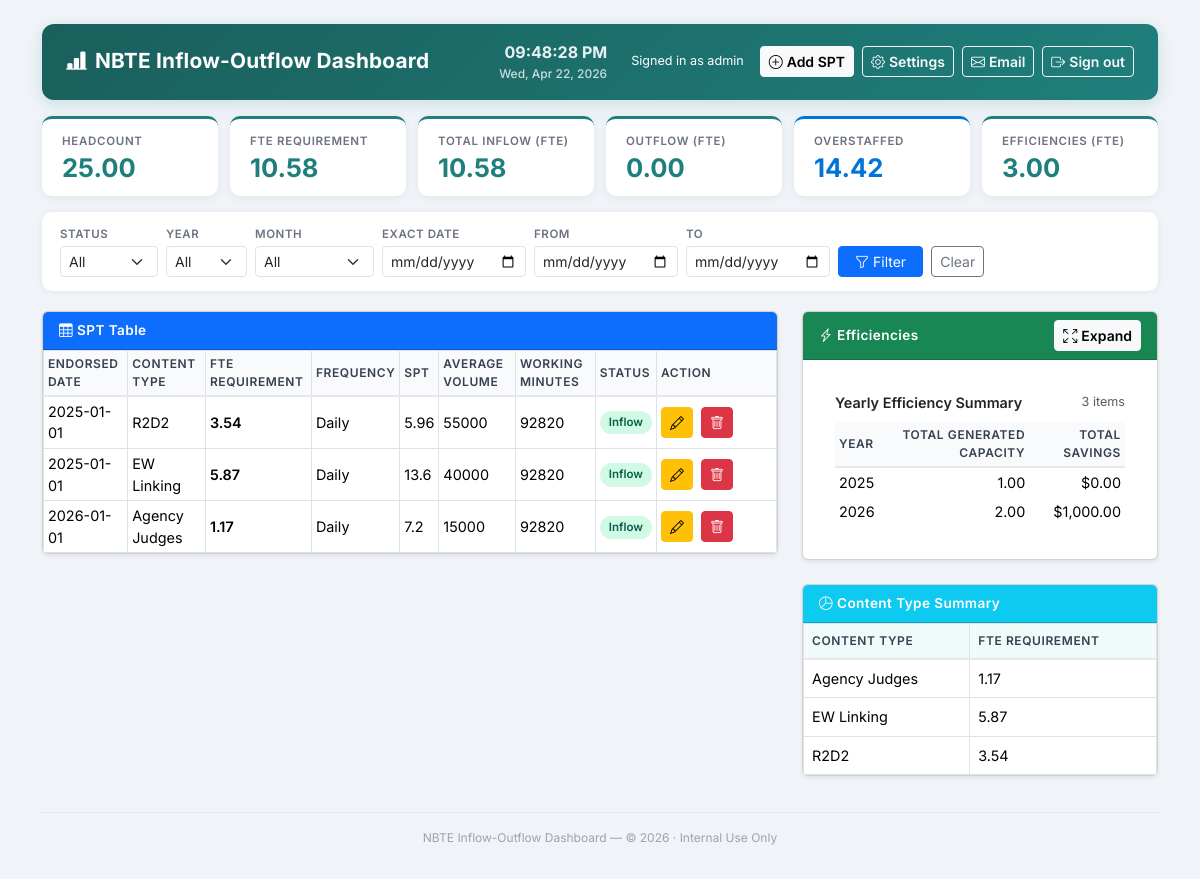
/ (signed in), run on the app's committed database.
### tables this page shows
CREATE TABLE spt (
                id INTEGER PRIMARY KEY AUTOINCREMENT,
                year_endorsed TEXT,
                content_type TEXT,
                fte_requirement TEXT,
                remaining_fte_capacity TEXT,
                frequency TEXT,
                spt TEXT,
                average_volume TEXT,
                working_minutes TEXT,
                status TEXT
            );

CREATE TABLE efficiencies (
                id INTEGER PRIMARY KEY AUTOINCREMENT,
                project_title TEXT,
                generated_capacity TEXT,
                project_type TEXT,
                status TEXT,
                year TEXT
            , project_owner TEXT, description TEXT, planned_deployment TEXT, savings TEXT, team TEXT, project_lead TEXT, domestic_reph TEXT, gptrac TEXT, remarks TEXT, content_process TEXT);

### routes.py (the view)
@main_bp.route('/', methods=['GET'])
@login_required
def dashboard():
    filters = {}
    status = request.args.get('status')
    year = request.args.get('year')
    month = request.args.get('month')
    exact_date = request.args.get('exact_date')
    eff_expanded = request.args.get('eff_expanded') == '1'
    from_date = request.args.get('from_date')
    to_date = request.args.get('to_date')
    if status:
        filters['status'] = status
    if year:
        filters['year'] = year
    if month:
        filters['month'] = month
    if exact_date:
        filters['exact_date'] = exact_date
    if from_date and to_date:
        filters['from_date'] = from_date
        filters['to_date'] = to_date
    spt_rows = db.get_spt(filters)
    spt_rows = recalculate_fte_for_rows(spt_rows)
    eff_rows = db.get_efficiencies(filters=filters)
    eff_rows_all = db.get_efficiencies()
    filtered_eff_ids = [row[0] for row in eff_rows]
    efficiency_summary_by_year = {}
    for row in eff_rows_all:
        year_value = row[5] if len(row) > 5 and row[5] else None
        if not year_value:
            continue
        generated_capacity = 0.0
        savings = 0.0
        try:
            generated_capacity = float(str(row[2]).replace(',', '').replace('$', '').strip()) if row[2] else 0.0
        except ValueError:
            generated_capacity = 0.0
        try:
            savings = float(str(row[9]).replace(',', '').replace('$', '').strip()) if len(row) > 9 and row[9] else 0.0
        except ValueError:
            savings = 0.0
        year_summary = efficiency_summary_by_year.setdefault(year_value, {
            'generated_capacity': 0.0,
            'savings': 0.0
        })
        year_summary['generated_capacity'] += generated_capacity
        year_summary['savings'] += savings
    efficiency_summary_by_year = sorted(
        [
            (year, summary['generated_capacity'], summary['savings'])
            for year, summary in efficiency_summary_by_year.items()
        ],
        key=lambda item: item[0]
    )
    headcount = db.get_headcount()
    metrics = recalculate_metrics(spt_rows, eff_rows, headcount, year=year)
    content_summary = compute_content_summary(spt_rows)
    message = request.args.get('message')
    years = [row[0] for row in db.get_distinct_years()]
    months = [
        ('01', 'January'), ('02', 'February'), ('03', 'March'), ('04', 'April'),
        ('05', 'May'), ('06', 'June'), ('07', 'July'), ('08', 'August'),
        ('09', 'September'), ('10', 'October'), ('11', 'November'), ('12', 'December')
    ]
    return render_template('dashboard.html', spt_rows=spt_rows, eff_rows=eff_rows, eff_rows_all=eff_rows_all, filtered_eff_ids=filtered_eff_ids, efficiency_summary_by_year=efficiency_summary_by_year, headcount=headcount, metrics=metrics, content_summary=content_summary, message=message,
        filter_status=status, filter_year=year, filter_month=month, filter_exact_date=exact_date, filter_from_date=from_date, filter_to_date=to_date, years=years, months=months, eff_expanded=eff_expanded)

### templates/dashboard.html (shortened to what this page needs)
<!DOCTYPE html>
<html lang="en">
<head>
    <link rel="stylesheet" href="https://cdn.jsdelivr.net/npm/bootstrap@5.3.2/dist/css/bootstrap.min.css">
    <link rel="stylesheet" href="https://cdn.jsdelivr.net/npm/bootstrap-icons@1.11.3/font/bootstrap-icons.min.css">
</head>
<body>
<div class="container py-4">
    <div class="dashboard-header mb-3 d-flex align-items-center justify-content-between">
        <div>
            <h2><i class="bi bi-bar-chart-line-fill me-2"></i>NBTE Inflow-Outflow Dashboard</h2>
        </div>
        <div class="d-flex align-items-center gap-2">
            <div class="clock-display me-3" id="clockDisplay">
                <span class="clock-time" id="clockTime">00:00:00</span>
                <span class="clock-date" id="clockDate">Mon, Jan 1, 2024</span>
            </div>
            {% if current_user %}
            <div class="text-white small me-2 d-none d-lg-inline">Signed in as {{ current_user.name or current_user.email }}</div>
            {% endif %}
            <a href="#" class="btn btn-light btn-sm btn-action fw-semibold" data-bs-toggle="modal" data-bs-target="#addSptModal">
                <i class="bi bi-plus-circle me-1"></i>Add SPT
            </a>
            <a href="#" class="btn btn-outline-light btn-sm btn-action fw-semibold" data-bs-toggle="modal" data-bs-target="#settingsModal">
                <i class="bi bi-gear me-1"></i>Settings
            </a>
            <a href="#" class="btn btn-outline-light btn-sm btn-action fw-semibold" id="emailDashboardBtn" title="Send Email">
                <i class="bi bi-envelope me-1"></i>Email
            </a>
            {% if current_user %}
            <a href="{{ url_for('auth.logout') }}" class="btn btn-outline-light btn-sm btn-action fw-semibold" title="Sign out">
                <i class="bi bi-box-arrow-right me-1"></i>Sign out
            </a>
            {% endif %}
        </div>
    </div>
    <div class="metrics-row mb-3">
        <div class="metric-card">
            <div class="metric-title">Headcount</div>
            <div class="metric-value">{{ metrics.headcount }}</div>
        </div>
        <div class="metric-card">
            <div class="metric-title">FTE Requirement</div>
            <div class="metric-value">{{ metrics.total_fte }}</div>
        </div>
        <div class="metric-card">
            <div class="metric-title">Total Inflow (FTE)</div>
            <div class="metric-value">{{ metrics.total_inflow }}</div>
        </div>
        <div class="metric-card">
            <div class="metric-title">Outflow (FTE)</div>
            <div class="metric-value">{{ metrics.total_outflow }}</div>
        </div>
        <div class="metric-card {% if metrics.overstaffed %}overstaffed-card{% else %}understaffed-card{% endif %}">
            <div class="metric-title">{% if metrics.overstaffed %}OVERSTAFFED{% else %}UNDERSTAFFED{% endif %}</div>
            <div class="metric-value {% if metrics.overstaffed %}overstaffed-text{% else %}understaffed-text{% endif %}">{{ metrics.diff }}</div>
        </div>
        <div class="metric-card">
            <div class="metric-title">Efficiencies (FTE)</div>
            <div class="metric-value">{{ metrics.eff_total }}</div>
        </div>
    </div>
    <div class="filter-card">
        <form method="get" action="/" class="filter-form">
            <div class="row g-2 align-items-end">
                <div class="col-auto">
                    <div class="filter-label">Status</div>
                    <select name="status" class="form-select form-select-sm">
                        <option value="" {% if not filter_status %}selected{% endif %}>All</option>
                    </select>
                </div>
                <div class="col-auto">
                    <div class="filter-label">Year</div>
                    <select name="year" class="form-select form-select-sm">
                        <option value="" {% if not filter_year %}selected{% endif %}>All</option>
                    </select>
                </div>
                <div class="col-auto">
                    <div class="filter-label">Month</div>
                    <select name="month" class="form-select form-select-sm">
                        <option value="" {% if not filter_month %}selected{% endif %}>All</option>
                    </select>
                </div>
                <div class="col-auto">
                    <div class="filter-label">Exact Date</div>
                    <input type="date" name="exact_date" class="form-control form-control-sm" value="{{ filter_exact_date or '' }}">
                </div>
                <div class="col-auto">
                    <div class="filter-label">From</div>
                    <input type="date" name="from_date" class="form-control form-control-sm" value="{{ filter_from_date or '' }}">
                </div>
                <div class="col-auto">
                    <div class="filter-label">To</div>
                    <input type="date" name="to_date" class="form-control form-control-sm" value="{{ filter_to_date or '' }}">
                </div>
                <div class="col-auto">
                    <button type="submit" class="btn btn-primary btn-sm px-3"><i class="bi bi-funnel me-1"></i>Filter</button>
                    <a href="/" class="btn btn-outline-secondary btn-sm ms-1">Clear</a>
                </div>
            </div>
        </form>
    </div>
    <div class="row g-4">
        <div class="col-lg-8">
            <div class="card shadow-sm mb-4">
                <div class="card-header bg-primary text-white"><i class="bi bi-table me-1"></i>SPT Table</div>
                <div class="card-body p-0">
                    <div class="table-responsive">
                        <table class="table table-bordered table-hover table-sm mb-0">
                            <thead>
                                <tr>
                                    <th>Endorsed Date</th>
                                    <th>Content Type</th>
                                    <th>FTE Requirement</th>
                                    <th>Frequency</th>
                                    <th>SPT</th>
                                    <th>Average Volume</th>
                                    <th>Working Minutes</th>
                                    <th>Status</th>
                                    <th style="min-width:120px;">Action</th>
                                </tr>
                            </thead>
                            <tbody>
                            {% for row in spt_rows %}
                                <tr>
                                    <td>{{ row[1] }}</td>
                                    <td>{{ row[2] }}</td>
                                    <td class="fw-semibold">{{ row[3] }}</td>
                                    <td>{{ row[5] }}</td>
                                    <td>{{ row[6] }}</td>
                                    <td>{{ row[7] }}</td>
                                    <td>{{ row[8] | int }}</td>
                                    <td>
                                        {% if row[9] == 'Inflow' %}
                                        <span class="badge-inflow">Inflow</span>
                                        {% else %}
                                        <span class="badge-outflow">Outflow</span>
                                        {% endif %}
                                    </td>
                                    <td>
                                        <a href="#" class="btn btn-sm btn-warning me-1" data-edit-spt="{{ url_for('main.edit_spt', row_id=row[0]) }}"><i class="bi bi-pencil"></i></a>
                                        <button type="button" class="btn btn-sm btn-danger" onclick="confirmDeleteSpt(this)" data-url="{{ url_for('main.delete_spt', row_id=row[0]) }}"><i class="bi bi-trash"></i></button>
                                    </td>
                                </tr>
                            {% else %}
                                <tr><td colspan="10" class="text-center text-muted py-3"><i class="bi bi-inbox me-1"></i>No SPT entries. Click <strong>Add SPT</strong> to get started.</td></tr>
                            {% endfor %}
                            </tbody>
                        </table>
                    </div>
                </div>
            </div>
        </div>
        <div class="col-lg-4">
            <div class="card shadow-sm mb-4 efficiencies-card" id="efficienciesCard">
                <div class="card-header bg-success text-white d-flex justify-content-between align-items-center">
                    <span><i class="bi bi-lightning-charge me-1"></i>Efficiencies</span>
                    <button type="button" class="btn btn-sm btn-light fw-semibold" id="efficienciesExpandBtn" title="Expand"><i class="bi bi-arrows-fullscreen me-1"></i>Expand</button>
                </div>
                <div class="card-body p-0">
                    <div class="collapsed-summary">
                        <div class="d-flex justify-content-between align-items-center mb-2 px-3 pt-3">
                            <div class="fw-semibold">Yearly Efficiency Summary</div>
                            <div class="text-muted small">{{ eff_rows_all|length }} item{{ '' if eff_rows_all|length == 1 else 's' }}</div>
                        </div>
                        {% if efficiency_summary_by_year %}
                        <div class="table-responsive px-3 pb-3">
                            <table class="table table-sm table-borderless mb-0">
                                <thead>
                                    <tr>
                                        <th>Year</th>
                                        <th class="text-end">Total Generated Capacity</th>
                                        <th class="text-end">Total Savings</th>
                                    </tr>
                                </thead>
                                <tbody>
                                    {% for year, total_generated_capacity, total_savings in efficiency_summary_by_year %}
                                    <tr>
                                        <td>{{ year }}</td>
                                        <td class="text-end">{{ "{:,.2f}".format(total_generated_capacity) }}</td>
                                        <td class="text-end">${{ "{:,.2f}".format(total_savings) }}</td>
                                    </tr>
                                    {% endfor %}
                                </tbody>
                            </table>
                        </div>
                        {% else %}
                        <div class="text-center text-muted small py-3 px-3">No efficiencies to show.</div>
                        {% endif %}
                    </div>
                </div>
            </div>
            <div class="card shadow-sm">
                <div class="card-header bg-info text-white"><i class="bi bi-pie-chart me-1"></i>Content Type Summary</div>
                <div class="card-body p-0">
                    <div class="table-responsive">
                        <table class="table table-bordered content-summary-table mb-0">
                            <thead>
                                <tr>
                                    <th>Content Type</th>
                                    <th>FTE Requirement</th>
                                </tr>
                            </thead>
                            <tbody>
                            {% for ctype, fte in content_summary %}
                                <tr>
                                    <td>{{ ctype }}</td>
                                    <td>{{ fte }}</td>
                                </tr>
                            {% endfor %}
                            </tbody>
                        </table>
                    </div>
                </div>
            </div>
        </div>
    </div>
    <footer class="app-footer">
        NBTE Inflow-Outflow Dashboard &mdash; &copy; {{ 2026 }} &middot; Internal Use Only
    </footer>
</body>
</html>

### data on the page
spt: year_endorsed "2025-01-01", content_type "R2D2", fte_requirement "3.54", frequency "Daily", spt "5.96", average_volume "55000", working_minutes "92820", status "Inflow"
spt: year_endorsed "2025-01-01", content_type "EW Linking", fte_requirement "5.87", frequency "Daily", spt "13.6", average_volume "40000", working_minutes "92820", status "Inflow"
spt: year_endorsed "2026-01-01", content_type "Agency Judges", fte_requirement "1.17", frequency "Daily", spt "7.2", average_volume "15000", working_minutes "92820", status "Inflow"
efficiencies: year "2025", total_generated_capacity "1.00", total_savings "0.00"
efficiencies: year "2026", total_generated_capacity "2.00", total_savings "1,000.00"

### other printed values
{{ current_user.name or current_user.email }} "admin"
{{ metrics.headcount }} "25.00"
{{ metrics.total_fte }} "10.58"
{{ metrics.total_inflow }} "10.58"
{{ metrics.total_outflow }} "0.00"
{{ metrics.diff }} "14.42"
{{ metrics.eff_total }} "3.00"
{{ eff_rows_all|length }} "3"
{{ '' if eff_rows_all|length == 1 else 's' }} "s"
{{ 2026 }} "2026"
